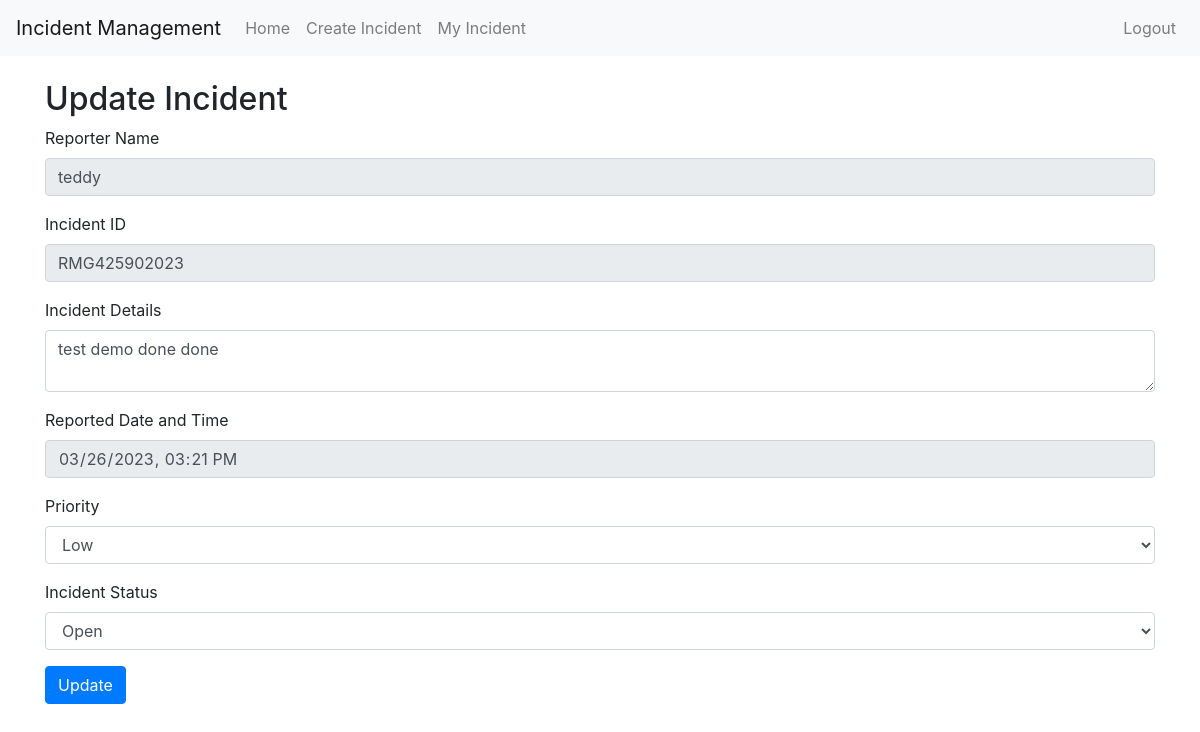
The app's page /update_incident/?incident_id=RMG425902023&reporter=teddy (signed in) with its own data.
### incidentManagment/models.py (models this page shows, shortened)
class Incident(models.Model):
    INCIDENT_STATUS_OPEN = 'Open'
    INCIDENT_STATUS_IN_PROGRESS = 'In progress'
    INCIDENT_STATUS_CLOSED = 'Closed'
    INCIDENT_STATUS_CHOICES = [
        (INCIDENT_STATUS_OPEN, 'Open'),
        (INCIDENT_STATUS_IN_PROGRESS, 'In progress'),
        (INCIDENT_STATUS_CLOSED, 'Closed'),
    ]
    INCIDENT_PRIORITY_HIGH = 'High'
    INCIDENT_PRIORITY_MEDIUM = 'Medium'
    INCIDENT_PRIORITY_LOW = 'Low'
    INCIDENT_PRIORITY_CHOICES = [
        (INCIDENT_PRIORITY_HIGH, 'High'),
        (INCIDENT_PRIORITY_MEDIUM, 'Medium'),
        (INCIDENT_PRIORITY_LOW, 'Low'),
    ]
    incident_id = models.CharField(max_length=13, unique=True, editable=False)
    reporter = models.ForeignKey(User, on_delete=models.CASCADE)
    incident_details = models.TextField()
    reported_date = models.DateTimeField(auto_now_add=True)
    priority = models.CharField(max_length=10, choices=INCIDENT_PRIORITY_CHOICES)
    status = models.CharField(max_length=20, choices=INCIDENT_STATUS_CHOICES)

### incidentManagment/views.py (the view, shortened to what this page needs)
# urls.py: path('update_incident/',views.update_incident, name='update_incident'),
@login_required
def update_incident(request):
    if request.method == 'GET':
        incident_id = request.GET.get('incident_id')
        print("Need to update ", incident_id)
        incident = get_object_or_404(Incident, incident_id=incident_id)
        print(incident.status)
        print(Incident.INCIDENT_STATUS_OPEN, Incident.INCIDENT_STATUS_IN_PROGRESS)
        if incident.status in [Incident.INCIDENT_STATUS_OPEN, Incident.INCIDENT_STATUS_IN_PROGRESS]:
            user = request.user
            return render(request, 'update_incident.html', {"user": user, "incident": incident})
        else:
            message = "Incident not found or cannot be updated"
            messages.error(request, message)
            return redirect('index')

### incidentManagment/templates/update_incident.html (shortened to what this page needs)
{% extends 'base.html' %}
{% block content %}
  <div class="container mt-4">
    <h2>Update Incident</h2>
    <form method="post">
      <div class="form-group">
        <label for="reporter_name">Reporter Name</label>
        <input type="text" class="form-control" id="reporter_name" name="reporter_name" value="{{ incident.reporter}}" readonly>
      </div>
      <div class="form-group">
        <label for="incident_id">Incident ID</label>
        <input type="text" class="form-control" id="incident_id" name="incident_id" value="{{ incident.incident_id }}" readonly>
      </div>
      <div class="form-group">
        <label for="incident_details">Incident Details</label>
        <textarea class="form-control" id="incident_details" name="incident_details">{{ incident.incident_details }}</textarea>
      </div>
      <div class="form-group">
        <label for="reported_date">Reported Date and Time</label>
        <input type="datetime-local" class="form-control" id="reported_date" name="reported_date" value="{{ incident.reported_date|default:"" }}" readonly>
      </div>
      <div class="form-group">
        <label for="priority">Priority</label>
        <select class="form-control" id="priority" name="priority">
          <option value="Low"{% if incident.priority == 'Low' %} selected{% endif %}>Low</option>
        </select>
      </div>
      <div class="form-group">
        <label for="incident_status">Incident Status</label>
        <select class="form-control" id="incident_status" name="incident_status">
          <option value="Open"{% if incident.incident_status == 'Open' %} selected{% endif %}>Open</option>
        </select>
      </div>
      <button type="submit" class="btn btn-primary">Update</button>
    </form>
</div>
{% endblock %}

### records on screen
Incident: reporter_name "teddy", incident_id "RMG425902023", incident_details "test demo done done", reported_date "03/26/2023 15:21", priority "Low"
